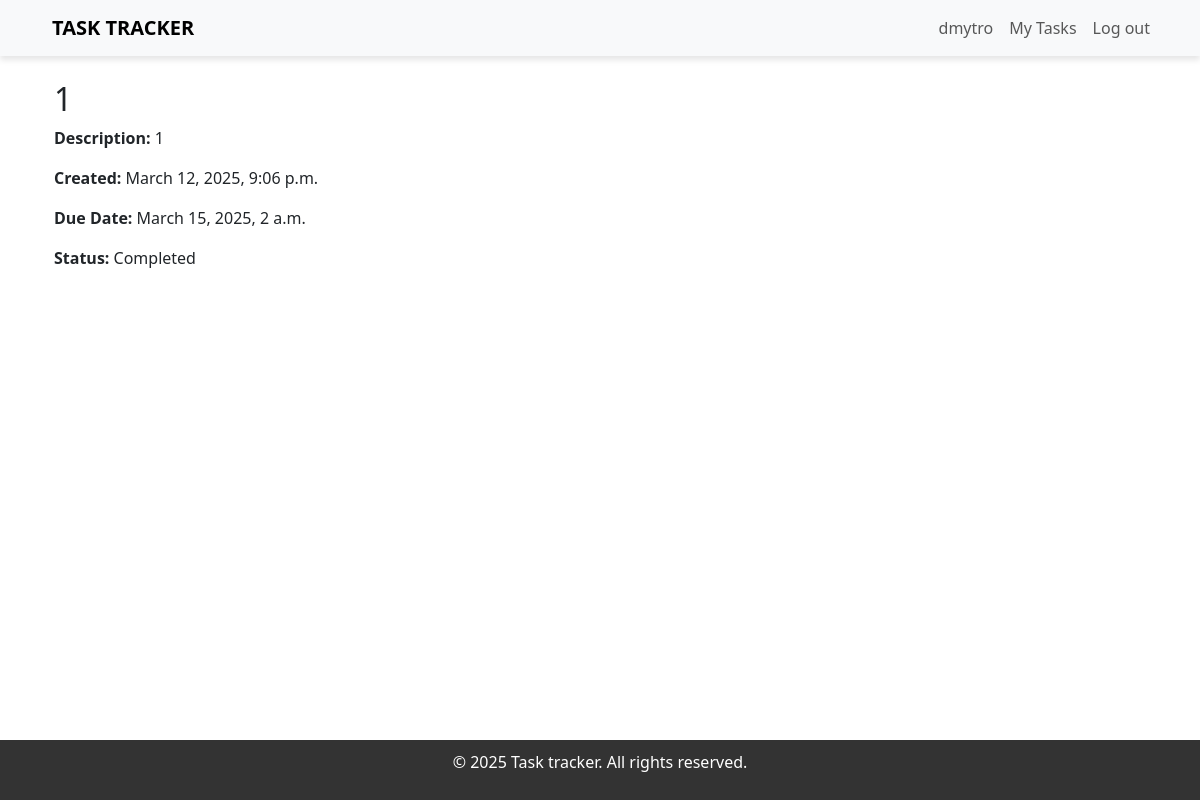
/tasks/26/ (signed in), run on the app's committed database.
### main/models.py (models this page shows, shortened)
class Task(models.Model):
    title = models.CharField(max_length=200)
    description = models.TextField()
    created_at = models.DateTimeField(auto_now_add=True)
    updated_at = models.DateTimeField(auto_now=True)
    due_date = models.DateTimeField(null=True, blank=True)
    is_completed = models.BooleanField(default=False)
    user = models.ForeignKey(User, on_delete=models.CASCADE)

### main/views.py (the view)
# urls.py: path('tasks/<int:task_id>/', views.task_detail, name='task_detail'),
@login_required
def task_detail(request, task_id):
    try:
        task = Task.objects.get(id=task_id, user=request.user)
    except Task.DoesNotExist:
        return HttpResponse("Task not found", status=404)
    return render(request, 'main/task_detail.html', {'task': task})

### main/templates/main/task_detail.html (shortened to what this page needs)
{% extends 'main/home.html' %}
{% block content %}
    <div class="container mt-4">
        <h2>{{ task.title }}</h2>
        <p><strong>Description:</strong> {{ task.description }}</p>
        <p><strong>Created:</strong> {{ task.created_at }}</p>
        <p><strong>Due Date:</strong> {{ task.due_date }}</p>
        <p><strong>Status:</strong> {% if task.is_completed %}Completed{% else %}Not completed{% endif %}</p>
    </div>
{% endblock %}

### main/templates/main/home.html (shortened to what this page needs)
{% load static %}
<!DOCTYPE html>
<html lang="uk">
<head>
    <link rel="stylesheet" href="{% static 'css/base.css' %}">
    <link rel="stylesheet" href="https://cdn.jsdelivr.net/npm/bootstrap@5.3.0/dist/css/bootstrap.min.css">
</head>
<body>
    <div class="content-wrapper">
        <nav class="navbar navbar-expand-lg navbar-light bg-light">
            <div class="container">
                <a class="navbar-brand" href="{% url 'home' %}">Task Tracker</a>
                <div class="collapse navbar-collapse">
                    <ul class="navbar-nav ms-auto">
                        {% if user.is_authenticated %}
                            <li class="nav-item"><span class="nav-link">{{ user.username }}</span></li>
                            <li class="nav-item">
                                {% if request.resolver_match.url_name != "tasks" %}
                                    <a class="nav-link" href="{% url 'tasks' %}">My Tasks</a>
                                {% endif %}
                            </li>
                            <form action="{% url 'logout' %}" method="post" style="display:inline;">
                                <button type="submit" class="btn btn-link nav-link">Log out</button>
                            </form>
                        {% else %}
                            <li class="nav-item"><a class="nav-link" href="{% url 'login' %}">Log in</a></li>
                            <li class="nav-item"><a class="nav-link" href="{% url 'register' %}">Registration</a></li>
                        {% endif %}
                    </ul>
                </div>
            </div>
        </nav>
        <div class="container">
            {% block content %}{% endblock %}
        </div>
        <footer>
            <div class="container">
                <p>© 2025 Task tracker. All rights reserved.</p>
            </div>
        </footer>
    </div>
</body>
</html>

### static/css/base.css (style rules this page uses)
html, body { height: 100%; margin: 0; }
body { font-family: Arial, sans-serif; background-color: #f4f4f9; }
.navbar { background-color: #008cff; box-shadow: 0 4px 6px rgba(0, 0, 0, 0.1); }
.navbar-brand { color: #fff; font-size: 24px; text-transform: uppercase; font-weight: bold; padding-left: 10px; padding-right: 10px; }
.content-wrapper { display: flex; flex-direction: column; height: 100%; }
.container { flex-grow: 1; }
footer { position: fixed; bottom: 0; width: 100%; text-align: center; padding: 10px 0; background-color: #333; color: white; }

### data on the page
Task: title "1", description "1", created_at "March 12, 2025, 9:06 p.m.", due_date "March 15, 2025, 2 a.m."

### other printed values
{{ user.username }} "dmytro"
